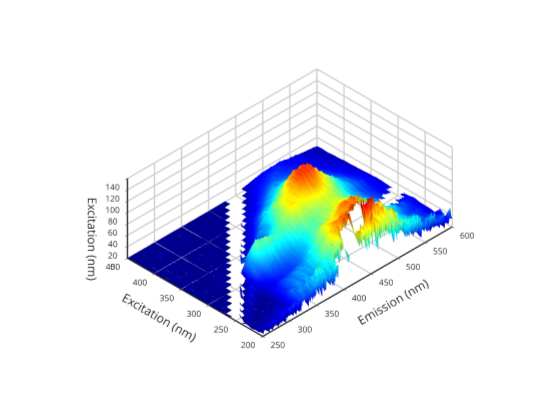

Source (notebook cell):
### Code cell
graphics_toolkit ("plotly"); 
makesurfaceplot(F,em,ex)

### Figure 1 — Plotly figure (JSON) as saved in the notebook; plotly's stock layout.template omitted (floating-point values rounded to 4 significant figures; data arrays with more than 128 entries replaced by an {"elided": "..."} marker saying what was removed)
{"data": [{"autocolorscale": "false", "cauto": "false", "cmax": 127.3, "cmin": 0, "colorscale": [[0, "rgb(0,0,143)"], [0.01587, "rgb(0,0,159)"], [0.03175, "rgb(0,0,175)"], [0.04762, "rgb(0,0,191)"], [0.06349, "rgb(0,0,207)"], [0.07937, "rgb(0,0,223)"], [0.09524, "rgb(0,0,239)"], [0.1111, "rgb(0,0,255)"], [0.127, "rgb(0,15,255)"], [0.1429, "rgb(0,31,255)"], [0.1587, "rgb(0,47,255)"], [0.1746, "rgb(0,63,255)"], [0.1905, "rgb(0,79,255)"], [0.2063, "rgb(0,95,255)"], [0.2222, "rgb(0,111,255)"], [0.2381, "rgb(0,127,255)"], [0.254, "rgb(0,143,255)"], [0.2698, "rgb(0,159,255)"], [0.2857, "rgb(0,175,255)"], [0.3016, "rgb(0,191,255)"], [0.3175, "rgb(0,207,255)"], [0.3333, "rgb(0,223,255)"], [0.3492, "rgb(0,239,255)"], [0.3651, "rgb(0,255,255)"], [0.381, "rgb(15,255,239)"], [0.3968, "rgb(31,255,223)"], [0.4127, "rgb(47,255,207)"], [0.4286, "rgb(63,255,191)"], [0.4444, "rgb(79,255,175)"], [0.4603, "rgb(95,255,159)"], [0.4762, "rgb(111,255,143)"], [0.4921, "rgb(127,255,127)"], [0.5079, "rgb(143,255,111)"], [0.5238, "rgb(159,255,95)"], [0.5397, "rgb(175,255,79)"], [0.5556, "rgb(191,255,63)"], [0.5714, "rgb(207,255,47)"], [0.5873, "rgb(223,255,31)"], [0.6032, "rgb(239,255,15)"], [0.619, "rgb(255,255,0)"], [0.6349, "rgb(255,239,0)"], [0.6508, "rgb(255,223,0)"], [0.6667, "rgb(255,207,0)"], [0.6825, "rgb(255,191,0)"], [0.6984, "rgb(255,175,0)"], [0.7143, "rgb(255,159,0)"], [0.7302, "rgb(255,143,0)"], [0.746, "rgb(255,127,0)"], [0.7619, "rgb(255,111,0)"], [0.7778, "rgb(255,95,0)"], [0.7937, "rgb(255,79,0)"], [0.8095, "rgb(255,63,0)"], [0.8254, "rgb(255,47,0)"], [0.8413, "rgb(255,31,0)"], [0.8571, "rgb(255,15,0)"], [0.873, "rgb(255,0,0)"], [0.8889, "rgb(239,0,0)"], [0.9048, "rgb(223,0,0)"], [0.9206, "rgb(207,0,0)"], [0.9365, "rgb(191,0,0)"], [0.9524, "rgb(175,0,0)"], [0.9683, "rgb(159,0,0)"], [0.9841, "rgb(143,0,0)"], [1, "rgb(127,0,0)"]], "contours": {"x": {"highlight": true, "highlightcolor": "rgb(0, 0, 0)", "highlightwidth": 1, "show": false}, "y": {"highlight": true, "highlightcolor": "rgb(0, 0, 0)", "highlightwidth": 1, "show": false}, "z": {"highlight": true, "highlightcolor": "rgb(0, 0, 0)", "highlightwidth": 1, "show": false}}, "name": "", "scene": "scene", "showlegend": false, "showscale": false, "surfacecolor": {"elided": "26x351 float values"}, "type": "surface", "visibility": true, "x": {"elided": "351 float values"}, "y": [200, 210, 220, 230, 240, 250, 260, 270, 280, 290, 300, 310, 320, 330, 340, 350, 360, 370, 380, 390, 400, 410, 420, 430, 440, 450], "z": {"elided": "26x351 float values"}}], "layout": {"height": 420, "hovermode": "closest", "margin": {"b": 0, "l": 0, "r": 0, "t": 0}, "plot_bgcolor": "rgba(0, 0, 0, 0)", "scene": {"aspectmode": "auto", "aspectratio": {"x": 1.567, "y": 1.119, "z": 0.5701}, "camera": {"projection": {"type": "orthographic"}}, "domain": {"x": [0.13, 0.905], "y": [0.11, 0.925]}, "xaxis": {"autorange": false, "exponentformat": "none", "gridcolor": "", "gridwidth": 3, "linecolor": "rgb(38,38,38)", "linewidth": 3, "mirror": false, "range": [600, 250], "showgrid": true, "showline": true, "side": "bottom", "spikedash": "solid", "spikemode": "across", "spikesides": false, "spikethickness": 1, "tickangle": 0, "tickcolor": "rgb(38,38,38)", "tickfont": {"color": "rgb(38,38,38)", "size": 10}, "ticklen": 3, "ticks": "outside", "ticktext": ["250", "300", "350", "400", "450", "500", "550", "600"], "tickvals": [250, 300, 350, 400, 450, 500, 550, 600], "title": {"font": {"color": "rgb(38,38,38)", "size": 12}, "text": "Emission (nm)"}, "type": "linear", "visible": true, "zeroline": false}, "yaxis": {"autorange": false, "exponentformat": "none", "gridcolor": "", "gridwidth": 3, "linecolor": "rgb(38,38,38)", "linewidth": 3, "mirror": false, "range": [450, 200], "showgrid": true, "showline": true, "side": "left", "spikedash": "solid", "spikemode": "across", "spikesides": false, "spikethickness": 1, "tickangle": 0, "tickcolor": "rgb(38,38,38)", "tickfont": {"color": "rgb(38,38,38)", "size": 10}, "ticklen": 3, "ticks": "outside", "ticktext": ["200", "250", "300", "350", "400", "450"], "tickvals": [200, 250, 300, 350, 400, 450], "title": {"font": {"color": "rgb(38,38,38)", "size": 12}, "text": "Excitation (nm)"}, "type": "linear", "visible": true, "zeroline": false}, "zaxis": {"autorange": false, "exponentformat": "none", "gridcolor": "", "gridwidth": 3, "linecolor": "rgb(38,38,38)", "linewidth": 3, "mirror": false, "range": [0, 140.1], "showgrid": true, "showline": true, "side": "none", "spikedash": "solid", "spikemode": "across", "spikesides": false, "spikethickness": 1, "tickangle": 0, "tickcolor": "rgb(38,38,38)", "tickfont": {"color": "rgb(38,38,38)", "size": 10}, "ticklen": 3, "ticks": "outside", "ticktext": ["0", "20", "40", "60", "80", "100", "120", "140"], "tickvals": [0, 20, 40, 60, 80, 100, 120, 140], "title": {"font": {"color": "rgb(38,38,38)", "size": 12}, "text": "Excitation (nm)"}, "type": "linear", "visible": true, "zeroline": false}}, "showlegend": false, "width": 560}}
